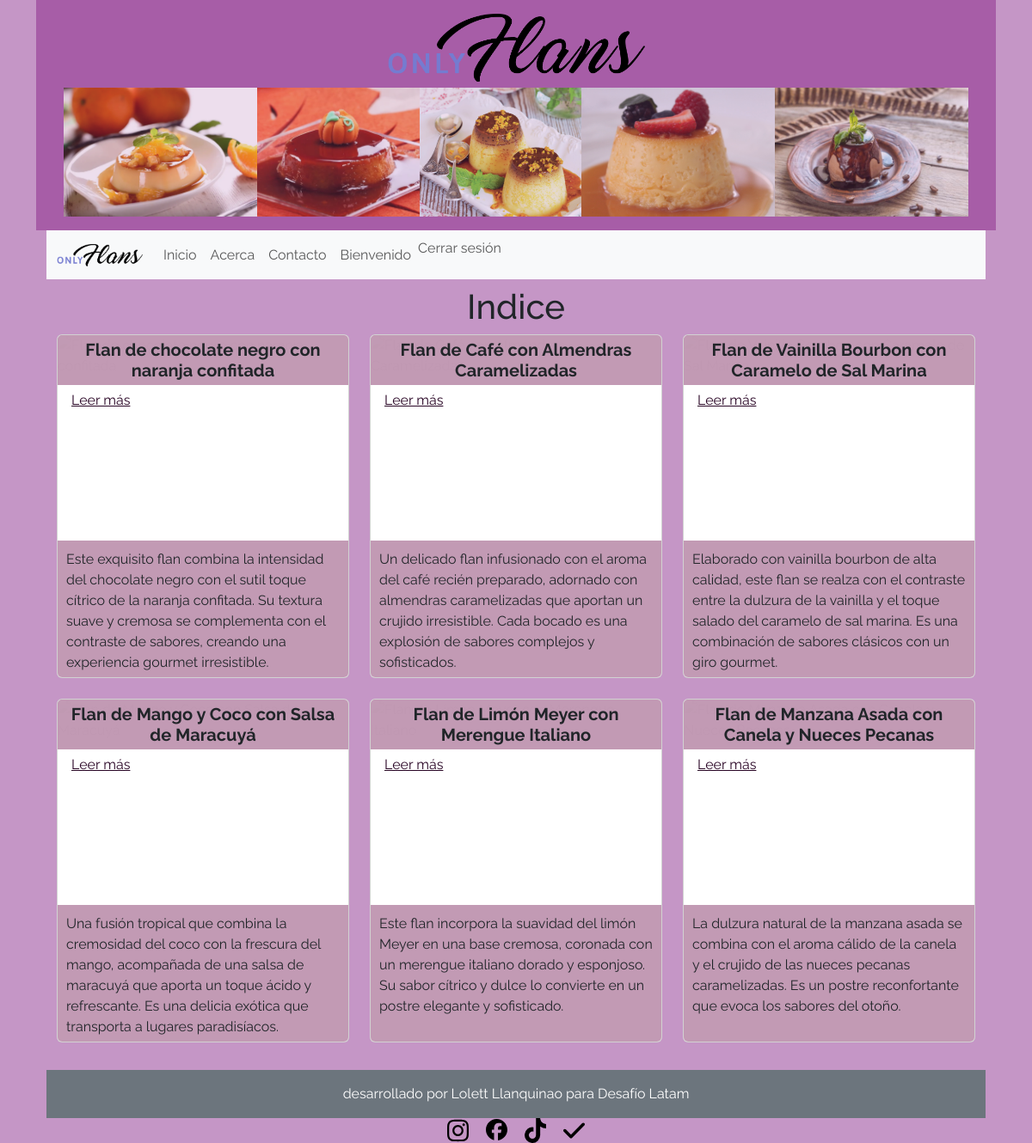
The app's page / (signed in) with its own data.
### web/models.py (models this page shows, shortened)
class Flan(models.Model):
    flan_uuid = models.UUIDField()
    name = models.CharField(max_length=64)
    description = models.TextField()
    image_url = models.URLField()
    slug = models.SlugField()
    is_private = models.BooleanField(default=False)
    price = models.DecimalField(max_digits=10, decimal_places=0, default=0.00) # Nuevo campo para el precio
    created_at = models.DateTimeField(auto_now_add=True)
    updated_at = models.DateTimeField(auto_now=True)

### web/views.py (the view)
# urls.py: path('', indice, name='index'),
def indice(request):
    flanes_publicos = Flan.objects.filter(is_private=False)
    return render(request, 'index.html', {'flanes': flanes_publicos})

### web/templates/index.html (shortened to what this page needs)
{% extends "base.html" %}
{% load static %}
    {% block content %}
    <div class="container mt-2 mb-2">
        <h1 class="text-center">Indice</h1>
        <div class="row">
            {% for flan in flanes %}
            <div class="col-md-4 mb-4">
                <div class="card">
                    <div class="card-body">
                        <h5 class="card-title">{{ flan.name }}</h5>
                        <p class="card-text">{{ flan.description}}</p>
                        <a href="#" class="read-more">Leer más</a>
                    </div>
                </div>
            </div>
            {% endfor %}
        </div>
    </div>
    {% endblock %}

### static/css/style.css (style rules this page uses)
body { background-color: rgba(128, 23, 130, 0.451) !important; font-family: "raleway", sans-serif; }
.card { height: 400px; position: relative; overflow: hidden; }
.card-title { position: absolute; top: 0; left: 0; width: 100%; background-color: #c299b4fc; padding: 5px; font-weight: bold; text-align: center; transition: all 0.3s ease; z-index: 1; }
.card-text { position: absolute; top: 60%; left: 0; width: 100%; height: 50%; background-color: #c299b4fc; padding: 10px; transition: height 0.3s; overflow: hidden; }
.read-more { color: rgb(41, 5, 37); text-decoration: underline; cursor: pointer; }

### records on screen
Flan: name "Flan de chocolate negro con naranja confitada", description "Este exquisito flan combina la intensidad del chocolate negro con el sutil toque cítrico de la naranja confitada. Su textura suave y cremosa se complementa con el contraste de sabores, creando una experiencia gourmet irresistible."
Flan: name "Flan de Café con Almendras Caramelizadas", description "Un delicado flan infusionado con el aroma del café recién preparado, adornado con almendras caramelizadas que aportan un crujido irresistible. Cada bocado es una explosión de sabores complejos y sofisticados."
Flan: name "Flan de Vainilla Bourbon con Caramelo de Sal Marina", description "Elaborado con vainilla bourbon de alta calidad, este flan se realza con el contraste entre la dulzura de la vainilla y el toque salado del caramelo de sal marina. Es una combinación de sabores clásicos con un giro gourmet."
Flan: name "Flan de Mango y Coco con Salsa de Maracuyá", description "Una fusión tropical que combina la cremosidad del coco con la frescura del mango, acompañada de una salsa de maracuyá que aporta un toque ácido y refrescante. Es una delicia exótica que transporta a lugares paradisíacos."
Flan: name "Flan de Limón Meyer con Merengue Italiano", description "Este flan incorpora la suavidad del limón Meyer en una base cremosa, coronada con un merengue italiano dorado y esponjoso. Su sabor cítrico y dulce lo convierte en un postre elegante y sofisticado."
Flan: name "Flan de Manzana Asada con Canela y Nueces Pecanas", description "La dulzura natural de la manzana asada se combina con el aroma cálido de la canela y el crujido de las nueces pecanas caramelizadas. Es un postre reconfortante que evoca los sabores del otoño."
